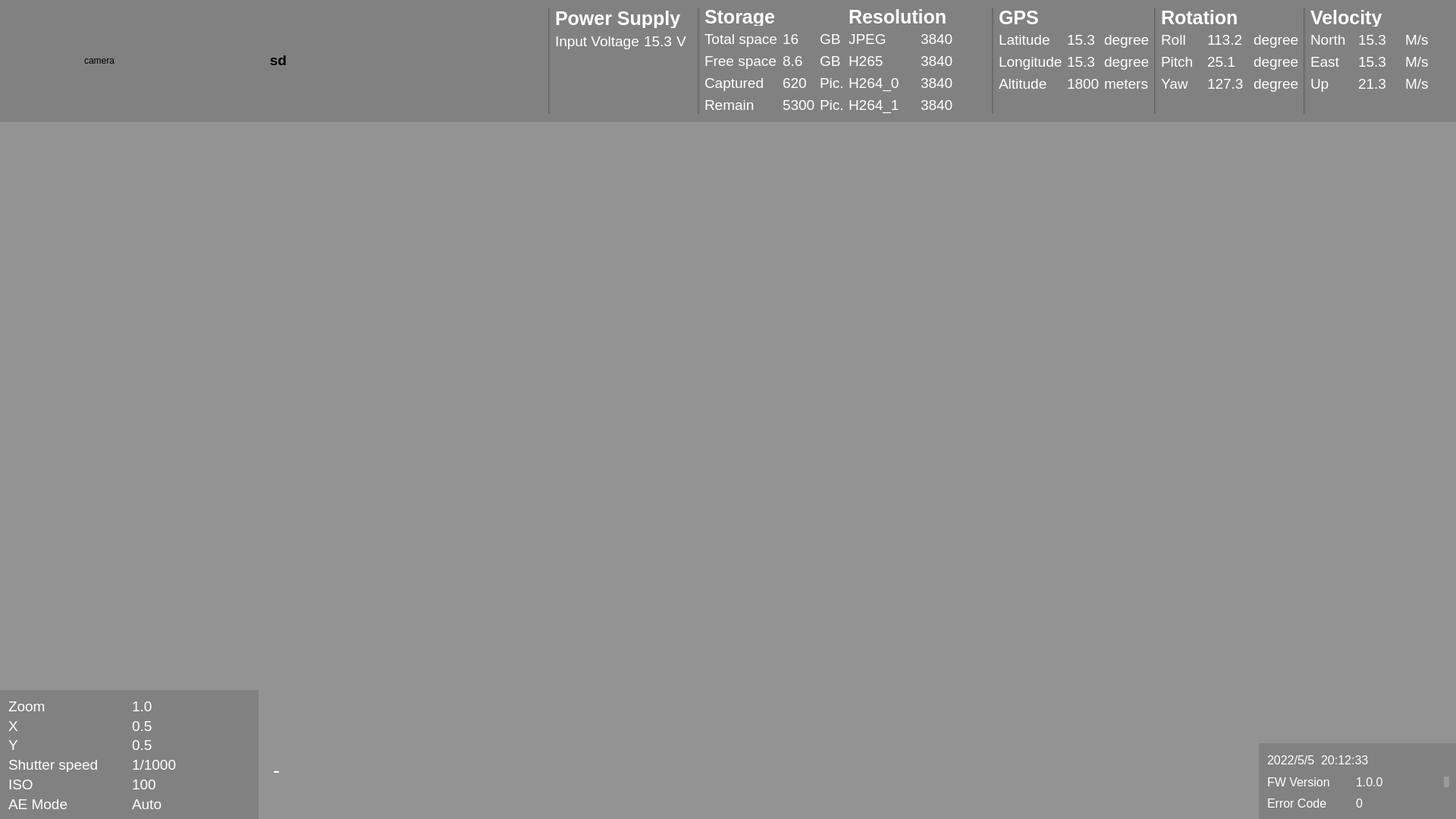
<?xml version="1.0" encoding="UTF-8"?>
<ui version="4.0">
 <class>Widget</class>
 <widget class="QWidget" name="Widget">
  <property name="geometry">
   <rect>
    <x>0</x>
    <y>0</y>
    <width>1920</width>
    <height>1080</height>
   </rect>
  </property>
  <property name="sizePolicy">
   <sizepolicy hsizetype="Expanding" vsizetype="Expanding">
    <horstretch>0</horstretch>
    <verstretch>0</verstretch>
   </sizepolicy>
  </property>
  <property name="windowTitle">
   <string>Widget</string>
  </property>
  <property name="autoFillBackground">
   <bool>false</bool>
  </property>
  <property name="styleSheet">
   <string notr="true">background:rgba(111, 111, 111,128)</string>
  </property>
  <widget class="QLabel" name="label_message">
   <property name="geometry">
    <rect>
     <x>360</x>
     <y>990</y>
     <width>1041</width>
     <height>51</height>
    </rect>
   </property>
   <property name="sizePolicy">
    <sizepolicy hsizetype="Preferred" vsizetype="Preferred">
     <horstretch>0</horstretch>
     <verstretch>0</verstretch>
    </sizepolicy>
   </property>
   <property name="font">
    <font>
     <pointsize>20</pointsize>
    </font>
   </property>
   <property name="styleSheet">
    <string notr="true">background:rgba(255, 255, 255, 0);
color : white;</string>
   </property>
   <property name="text">
    <string>-</string>
   </property>
  </widget>
  <widget class="QWidget" name="layoutWidget">
   <property name="geometry">
    <rect>
     <x>1660</x>
     <y>980</y>
     <width>262</width>
     <height>102</height>
    </rect>
   </property>
   <layout class="QGridLayout" name="gridLayout_5">
    <item row="1" column="0">
     <widget class="QLabel" name="label_42">
      <property name="font">
       <font>
        <pointsize>12</pointsize>
       </font>
      </property>
      <property name="styleSheet">
       <string notr="true">background:rgba(255, 255, 255, 0);
color:white</string>
      </property>
      <property name="text">
       <string>FW Version</string>
      </property>
     </widget>
    </item>
    <item row="2" column="0">
     <widget class="QLabel" name="label_43">
      <property name="font">
       <font>
        <pointsize>12</pointsize>
       </font>
      </property>
      <property name="styleSheet">
       <string notr="true">background:rgba(255, 255, 255, 0);
color:white</string>
      </property>
      <property name="text">
       <string>Error Code</string>
      </property>
     </widget>
    </item>
    <item row="1" column="1">
     <widget class="QLabel" name="label_sw_ver">
      <property name="font">
       <font>
        <pointsize>12</pointsize>
       </font>
      </property>
      <property name="styleSheet">
       <string notr="true">background:rgba(255, 255, 255, 0);
color:white</string>
      </property>
      <property name="text">
       <string>1.0.0</string>
      </property>
     </widget>
    </item>
    <item row="0" column="0" colspan="2">
     <widget class="QLabel" name="label_time">
      <property name="font">
       <font>
        <pointsize>12</pointsize>
       </font>
      </property>
      <property name="styleSheet">
       <string notr="true">background:rgba(255, 255, 255, 0);
color:white</string>
      </property>
      <property name="text">
       <string>2022/5/5  20:12:33</string>
      </property>
     </widget>
    </item>
    <item row="2" column="1">
     <widget class="QLabel" name="label_44">
      <property name="font">
       <font>
        <pointsize>12</pointsize>
       </font>
      </property>
      <property name="styleSheet">
       <string notr="true">background:rgba(255, 255, 255, 0);
color:white</string>
      </property>
      <property name="text">
       <string>0</string>
      </property>
     </widget>
    </item>
    <item row="0" column="2" rowspan="3">
     <widget class="QLabel" name="label_company_logo">
      <property name="sizePolicy">
       <sizepolicy hsizetype="Fixed" vsizetype="Fixed">
        <horstretch>0</horstretch>
        <verstretch>0</verstretch>
       </sizepolicy>
      </property>
      <property name="styleSheet">
       <string notr="true">background:rgba(255, 255, 255, 50)</string>
      </property>
      <property name="text">
       <string/>
      </property>
      <property name="pixmap">
       <pixmap resource="resources.qrc">:/res/feituo_with_text.png</pixmap>
      </property>
      <property name="scaledContents">
       <bool>true</bool>
      </property>
      <property name="alignment">
       <set>Qt::AlignCenter</set>
      </property>
     </widget>
    </item>
   </layout>
  </widget>
  <widget class="QWidget" name="layoutWidget">
   <property name="geometry">
    <rect>
     <x>0</x>
     <y>910</y>
     <width>341</width>
     <height>170</height>
    </rect>
   </property>
   <layout class="QGridLayout" name="gridLayout_4">
    <item row="0" column="0">
     <widget class="QLabel" name="label_34">
      <property name="font">
       <font>
        <pointsize>14</pointsize>
       </font>
      </property>
      <property name="styleSheet">
       <string notr="true">background:rgba(255, 255, 255, 0);
color:white</string>
      </property>
      <property name="text">
       <string>Zoom</string>
      </property>
     </widget>
    </item>
    <item row="1" column="0">
     <widget class="QLabel" name="label_38">
      <property name="font">
       <font>
        <pointsize>14</pointsize>
       </font>
      </property>
      <property name="styleSheet">
       <string notr="true">background:rgba(255, 255, 255, 0);
color:white</string>
      </property>
      <property name="text">
       <string>X</string>
      </property>
     </widget>
    </item>
    <item row="2" column="0">
     <widget class="QLabel" name="label_45">
      <property name="font">
       <font>
        <pointsize>14</pointsize>
       </font>
      </property>
      <property name="styleSheet">
       <string notr="true">background:rgba(255, 255, 255, 0);
color:white</string>
      </property>
      <property name="text">
       <string>Y</string>
      </property>
     </widget>
    </item>
    <item row="3" column="2">
     <widget class="QLabel" name="label_shutter_speed">
      <property name="font">
       <font>
        <pointsize>14</pointsize>
       </font>
      </property>
      <property name="styleSheet">
       <string notr="true">background:rgba(255, 255, 255, 0);
color:white</string>
      </property>
      <property name="text">
       <string>1/1000</string>
      </property>
     </widget>
    </item>
    <item row="4" column="0">
     <widget class="QLabel" name="label_36">
      <property name="font">
       <font>
        <pointsize>14</pointsize>
       </font>
      </property>
      <property name="styleSheet">
       <string notr="true">background:rgba(255, 255, 255, 0);
color:white</string>
      </property>
      <property name="text">
       <string>ISO</string>
      </property>
     </widget>
    </item>
    <item row="6" column="2">
     <widget class="QLabel" name="label_ae_mode">
      <property name="font">
       <font>
        <pointsize>14</pointsize>
       </font>
      </property>
      <property name="styleSheet">
       <string notr="true">background:rgba(255, 255, 255, 0);
color:white</string>
      </property>
      <property name="text">
       <string>Auto</string>
      </property>
     </widget>
    </item>
    <item row="0" column="2">
     <widget class="QLabel" name="label_zoom">
      <property name="font">
       <font>
        <pointsize>14</pointsize>
       </font>
      </property>
      <property name="styleSheet">
       <string notr="true">background:rgba(255, 255, 255, 0);
color:white</string>
      </property>
      <property name="text">
       <string>1.0</string>
      </property>
     </widget>
    </item>
    <item row="6" column="0">
     <widget class="QLabel" name="label_37">
      <property name="font">
       <font>
        <pointsize>14</pointsize>
       </font>
      </property>
      <property name="styleSheet">
       <string notr="true">background:rgba(255, 255, 255, 0);
color:white</string>
      </property>
      <property name="text">
       <string>AE Mode</string>
      </property>
     </widget>
    </item>
    <item row="4" column="2">
     <widget class="QLabel" name="label_iso">
      <property name="font">
       <font>
        <pointsize>14</pointsize>
       </font>
      </property>
      <property name="styleSheet">
       <string notr="true">background:rgba(255, 255, 255, 0);
color:white</string>
      </property>
      <property name="text">
       <string>100</string>
      </property>
     </widget>
    </item>
    <item row="3" column="0">
     <widget class="QLabel" name="label_35">
      <property name="font">
       <font>
        <pointsize>14</pointsize>
       </font>
      </property>
      <property name="styleSheet">
       <string notr="true">background:rgba(255, 255, 255, 0);
color:white</string>
      </property>
      <property name="text">
       <string>Shutter speed</string>
      </property>
     </widget>
    </item>
    <item row="1" column="2">
     <widget class="QLabel" name="label_zoom_x">
      <property name="font">
       <font>
        <pointsize>14</pointsize>
       </font>
      </property>
      <property name="styleSheet">
       <string notr="true">background:rgba(255, 255, 255, 0);
color:white</string>
      </property>
      <property name="text">
       <string>0.5</string>
      </property>
     </widget>
    </item>
    <item row="2" column="2">
     <widget class="QLabel" name="label_zoom_y">
      <property name="font">
       <font>
        <pointsize>14</pointsize>
       </font>
      </property>
      <property name="styleSheet">
       <string notr="true">background:rgba(255, 255, 255, 0);
color:white</string>
      </property>
      <property name="text">
       <string>0.5</string>
      </property>
     </widget>
    </item>
   </layout>
  </widget>
  <widget class="QWidget" name="layoutWidget">
   <property name="geometry">
    <rect>
     <x>0</x>
     <y>0</y>
     <width>1921</width>
     <height>161</height>
    </rect>
   </property>
   <layout class="QHBoxLayout" name="horizontalLayout">
    <property name="sizeConstraint">
     <enum>QLayout::SetDefaultConstraint</enum>
    </property>
    <item>
     <spacer name="horizontalSpacer_2">
      <property name="orientation">
       <enum>Qt::Horizontal</enum>
      </property>
      <property name="sizeType">
       <enum>QSizePolicy::Fixed</enum>
      </property>
      <property name="sizeHint" stdset="0">
       <size>
        <width>100</width>
        <height>20</height>
       </size>
      </property>
     </spacer>
    </item>
    <item>
     <widget class="QLabel" name="label_camera_model">
      <property name="maximumSize">
       <size>
        <width>100</width>
        <height>100</height>
       </size>
      </property>
      <property name="styleSheet">
       <string notr="true">background:rgba(255, 255, 255, 0)</string>
      </property>
      <property name="text">
       <string>camera</string>
      </property>
      <property name="scaledContents">
       <bool>true</bool>
      </property>
     </widget>
    </item>
    <item>
     <spacer name="horizontalSpacer_3">
      <property name="orientation">
       <enum>Qt::Horizontal</enum>
      </property>
      <property name="sizeType">
       <enum>QSizePolicy::Fixed</enum>
      </property>
      <property name="sizeHint" stdset="0">
       <size>
        <width>100</width>
        <height>20</height>
       </size>
      </property>
     </spacer>
    </item>
    <item>
     <widget class="QLabel" name="label_sdcard_exist">
      <property name="maximumSize">
       <size>
        <width>100</width>
        <height>100</height>
       </size>
      </property>
      <property name="styleSheet">
       <string notr="true">background:rgba(255, 255, 255, 0)</string>
      </property>
      <property name="text">
       <string>&lt;html&gt;&lt;head/&gt;&lt;body&gt;&lt;p align=&quot;center&quot;&gt;&lt;span style=&quot; font-size:14pt; font-weight:600;&quot;&gt;sd&lt;/span&gt;&lt;/p&gt;&lt;/body&gt;&lt;/html&gt;</string>
      </property>
      <property name="scaledContents">
       <bool>true</bool>
      </property>
      <property name="alignment">
       <set>Qt::AlignCenter</set>
      </property>
     </widget>
    </item>
    <item>
     <spacer name="horizontalSpacer">
      <property name="orientation">
       <enum>Qt::Horizontal</enum>
      </property>
      <property name="sizeType">
       <enum>QSizePolicy::Fixed</enum>
      </property>
      <property name="sizeHint" stdset="0">
       <size>
        <width>300</width>
        <height>20</height>
       </size>
      </property>
     </spacer>
    </item>
    <item>
     <widget class="Line" name="line_6">
      <property name="orientation">
       <enum>Qt::Vertical</enum>
      </property>
     </widget>
    </item>
    <item>
     <layout class="QGridLayout" name="gridLayout_6" rowstretch="0,0,0,0,0">
      <item row="1" column="1">
       <widget class="QLabel" name="label_input_pwr">
        <property name="font">
         <font>
          <pointsize>14</pointsize>
         </font>
        </property>
        <property name="styleSheet">
         <string notr="true">background:rgba(255, 255, 255, 0);
color:white</string>
        </property>
        <property name="text">
         <string>15.3</string>
        </property>
       </widget>
      </item>
      <item row="3" column="0">
       <widget class="QLabel" name="label_39">
        <property name="font">
         <font>
          <pointsize>14</pointsize>
         </font>
        </property>
        <property name="styleSheet">
         <string notr="true">background:rgba(255, 255, 255, 0);
color:white</string>
        </property>
        <property name="text">
         <string/>
        </property>
       </widget>
      </item>
      <item row="1" column="0">
       <widget class="QLabel" name="label_41">
        <property name="font">
         <font>
          <pointsize>14</pointsize>
         </font>
        </property>
        <property name="styleSheet">
         <string notr="true">background:rgba(255, 255, 255, 0);
color:white</string>
        </property>
        <property name="text">
         <string>Input Voltage</string>
        </property>
       </widget>
      </item>
      <item row="4" column="0">
       <widget class="QLabel" name="label_46">
        <property name="font">
         <font>
          <pointsize>14</pointsize>
         </font>
        </property>
        <property name="styleSheet">
         <string notr="true">background:rgba(255, 255, 255, 0);
color:white</string>
        </property>
        <property name="text">
         <string/>
        </property>
       </widget>
      </item>
      <item row="1" column="2">
       <widget class="QLabel" name="label_47">
        <property name="font">
         <font>
          <pointsize>14</pointsize>
         </font>
        </property>
        <property name="styleSheet">
         <string notr="true">background:rgba(255, 255, 255, 0);
color:white</string>
        </property>
        <property name="text">
         <string>V</string>
        </property>
       </widget>
      </item>
      <item row="2" column="0">
       <widget class="QLabel" name="label_48">
        <property name="font">
         <font>
          <pointsize>14</pointsize>
         </font>
        </property>
        <property name="styleSheet">
         <string notr="true">background:rgba(255, 255, 255, 0);
color:white</string>
        </property>
        <property name="text">
         <string/>
        </property>
       </widget>
      </item>
      <item row="0" column="0" colspan="3">
       <widget class="QLabel" name="label_40">
        <property name="font">
         <font>
          <pointsize>19</pointsize>
          <weight>75</weight>
          <italic>false</italic>
          <bold>true</bold>
          <underline>false</underline>
          <strikeout>false</strikeout>
          <stylestrategy>PreferDefault</stylestrategy>
         </font>
        </property>
        <property name="styleSheet">
         <string notr="true">background:rgba(255, 255, 255, 0);
color:white</string>
        </property>
        <property name="text">
         <string>Power Supply</string>
        </property>
        <property name="textFormat">
         <enum>Qt::AutoText</enum>
        </property>
       </widget>
      </item>
     </layout>
    </item>
    <item>
     <widget class="Line" name="line_4">
      <property name="orientation">
       <enum>Qt::Vertical</enum>
      </property>
     </widget>
    </item>
    <item>
     <layout class="QGridLayout" name="gridLayout" columnstretch="0,0,0,0">
      <property name="sizeConstraint">
       <enum>QLayout::SetDefaultConstraint</enum>
      </property>
      <property name="leftMargin">
       <number>0</number>
      </property>
      <item row="1" column="1">
       <widget class="QLabel" name="label_3">
        <property name="font">
         <font>
          <pointsize>14</pointsize>
          <kerning>true</kerning>
         </font>
        </property>
        <property name="autoFillBackground">
         <bool>false</bool>
        </property>
        <property name="styleSheet">
         <string notr="true">background:rgba(255, 255, 255, 0);
color:white</string>
        </property>
        <property name="text">
         <string>Total space</string>
        </property>
        <property name="scaledContents">
         <bool>false</bool>
        </property>
       </widget>
      </item>
      <item row="1" column="3">
       <widget class="QLabel" name="label_2">
        <property name="font">
         <font>
          <pointsize>14</pointsize>
         </font>
        </property>
        <property name="autoFillBackground">
         <bool>false</bool>
        </property>
        <property name="styleSheet">
         <string notr="true">background:rgba(255, 255, 255, 0);
color:white</string>
        </property>
        <property name="text">
         <string>GB</string>
        </property>
        <property name="scaledContents">
         <bool>false</bool>
        </property>
       </widget>
      </item>
      <item row="2" column="1">
       <widget class="QLabel" name="label_5">
        <property name="font">
         <font>
          <pointsize>14</pointsize>
         </font>
        </property>
        <property name="autoFillBackground">
         <bool>false</bool>
        </property>
        <property name="styleSheet">
         <string notr="true">background:rgba(255, 255, 255, 0);
color:white</string>
        </property>
        <property name="text">
         <string>Free space</string>
        </property>
        <property name="scaledContents">
         <bool>false</bool>
        </property>
       </widget>
      </item>
      <item row="3" column="1">
       <widget class="QLabel" name="label_8">
        <property name="font">
         <font>
          <pointsize>14</pointsize>
         </font>
        </property>
        <property name="autoFillBackground">
         <bool>false</bool>
        </property>
        <property name="styleSheet">
         <string notr="true">background:rgba(255, 255, 255, 0);
color:white</string>
        </property>
        <property name="text">
         <string>Captured</string>
        </property>
        <property name="scaledContents">
         <bool>false</bool>
        </property>
       </widget>
      </item>
      <item row="3" column="3">
       <widget class="QLabel" name="label_10">
        <property name="font">
         <font>
          <pointsize>14</pointsize>
         </font>
        </property>
        <property name="autoFillBackground">
         <bool>false</bool>
        </property>
        <property name="styleSheet">
         <string notr="true">background:rgba(255, 255, 255, 0);
color:white</string>
        </property>
        <property name="text">
         <string>Pic.</string>
        </property>
        <property name="scaledContents">
         <bool>false</bool>
        </property>
       </widget>
      </item>
      <item row="4" column="1">
       <widget class="QLabel" name="label_9">
        <property name="font">
         <font>
          <pointsize>14</pointsize>
         </font>
        </property>
        <property name="autoFillBackground">
         <bool>false</bool>
        </property>
        <property name="styleSheet">
         <string notr="true">background:rgba(255, 255, 255, 0);
color:white</string>
        </property>
        <property name="text">
         <string>Remain</string>
        </property>
        <property name="scaledContents">
         <bool>false</bool>
        </property>
       </widget>
      </item>
      <item row="2" column="3">
       <widget class="QLabel" name="label_7">
        <property name="font">
         <font>
          <pointsize>14</pointsize>
         </font>
        </property>
        <property name="autoFillBackground">
         <bool>false</bool>
        </property>
        <property name="styleSheet">
         <string notr="true">background:rgba(255, 255, 255, 0);
color:white</string>
        </property>
        <property name="text">
         <string>GB</string>
        </property>
        <property name="scaledContents">
         <bool>false</bool>
        </property>
       </widget>
      </item>
      <item row="4" column="3">
       <widget class="QLabel" name="label_11">
        <property name="font">
         <font>
          <pointsize>14</pointsize>
         </font>
        </property>
        <property name="autoFillBackground">
         <bool>false</bool>
        </property>
        <property name="styleSheet">
         <string notr="true">background:rgba(255, 255, 255, 0);
color:white</string>
        </property>
        <property name="text">
         <string>Pic.</string>
        </property>
        <property name="scaledContents">
         <bool>false</bool>
        </property>
       </widget>
      </item>
      <item row="3" column="2">
       <widget class="QLabel" name="label_pic_captured">
        <property name="font">
         <font>
          <pointsize>14</pointsize>
         </font>
        </property>
        <property name="autoFillBackground">
         <bool>false</bool>
        </property>
        <property name="styleSheet">
         <string notr="true">background:rgba(255, 255, 255, 0);
color:white</string>
        </property>
        <property name="text">
         <string>620</string>
        </property>
        <property name="scaledContents">
         <bool>false</bool>
        </property>
       </widget>
      </item>
      <item row="2" column="2">
       <widget class="QLabel" name="label_sd_free">
        <property name="font">
         <font>
          <pointsize>14</pointsize>
         </font>
        </property>
        <property name="autoFillBackground">
         <bool>false</bool>
        </property>
        <property name="styleSheet">
         <string notr="true">background:rgba(255, 255, 255, 0);
color:white</string>
        </property>
        <property name="text">
         <string>8.6</string>
        </property>
        <property name="scaledContents">
         <bool>false</bool>
        </property>
       </widget>
      </item>
      <item row="4" column="2">
       <widget class="QLabel" name="label_pic_remain">
        <property name="font">
         <font>
          <pointsize>14</pointsize>
         </font>
        </property>
        <property name="autoFillBackground">
         <bool>false</bool>
        </property>
        <property name="styleSheet">
         <string notr="true">background:rgba(255, 255, 255, 0);
color:white</string>
        </property>
        <property name="text">
         <string>5300</string>
        </property>
        <property name="scaledContents">
         <bool>false</bool>
        </property>
       </widget>
      </item>
      <item row="1" column="2">
       <widget class="QLabel" name="label_sd_space">
        <property name="font">
         <font>
          <pointsize>14</pointsize>
         </font>
        </property>
        <property name="autoFillBackground">
         <bool>false</bool>
        </property>
        <property name="styleSheet">
         <string notr="true">background:rgba(255, 255, 255, 0);
color:white</string>
        </property>
        <property name="text">
         <string>16</string>
        </property>
        <property name="scaledContents">
         <bool>false</bool>
        </property>
       </widget>
      </item>
      <item row="0" column="1" colspan="3">
       <widget class="QLabel" name="label">
        <property name="font">
         <font>
          <pointsize>19</pointsize>
          <weight>75</weight>
          <bold>true</bold>
         </font>
        </property>
        <property name="autoFillBackground">
         <bool>false</bool>
        </property>
        <property name="styleSheet">
         <string notr="true">background:rgba(255, 255, 255, 0);
color:white</string>
        </property>
        <property name="text">
         <string>Storage</string>
        </property>
        <property name="scaledContents">
         <bool>false</bool>
        </property>
       </widget>
      </item>
     </layout>
    </item>
    <item>
     <layout class="QGridLayout" name="gridLayout_2">
      <property name="verticalSpacing">
       <number>6</number>
      </property>
      <item row="3" column="1">
       <widget class="QLabel" name="label_2640_res">
        <property name="font">
         <font>
          <pointsize>14</pointsize>
         </font>
        </property>
        <property name="styleSheet">
         <string notr="true">background:rgba(255, 255, 255, 0);
color : white;</string>
        </property>
        <property name="text">
         <string>3840</string>
        </property>
       </widget>
      </item>
      <item row="4" column="1">
       <widget class="QLabel" name="label_2641_res">
        <property name="font">
         <font>
          <pointsize>14</pointsize>
         </font>
        </property>
        <property name="styleSheet">
         <string notr="true">background:rgba(255, 255, 255, 0);
color : white;</string>
        </property>
        <property name="text">
         <string>3840</string>
        </property>
       </widget>
      </item>
      <item row="4" column="0">
       <widget class="QLabel" name="label_16">
        <property name="font">
         <font>
          <pointsize>14</pointsize>
         </font>
        </property>
        <property name="styleSheet">
         <string notr="true">background:rgba(255, 255, 255, 0);
color : white;</string>
        </property>
        <property name="text">
         <string>H264_1</string>
        </property>
       </widget>
      </item>
      <item row="1" column="0">
       <widget class="QLabel" name="label_15">
        <property name="font">
         <font>
          <pointsize>14</pointsize>
         </font>
        </property>
        <property name="styleSheet">
         <string notr="true">background:rgba(255, 255, 255, 0);
color : white;</string>
        </property>
        <property name="text">
         <string>JPEG</string>
        </property>
       </widget>
      </item>
      <item row="3" column="0">
       <widget class="QLabel" name="label_17">
        <property name="font">
         <font>
          <pointsize>14</pointsize>
         </font>
        </property>
        <property name="styleSheet">
         <string notr="true">background:rgba(255, 255, 255, 0);
color : white;</string>
        </property>
        <property name="text">
         <string>H264_0</string>
        </property>
       </widget>
      </item>
      <item row="2" column="1">
       <widget class="QLabel" name="label_265_res">
        <property name="font">
         <font>
          <pointsize>14</pointsize>
         </font>
        </property>
        <property name="styleSheet">
         <string notr="true">background:rgba(255, 255, 255, 0);
color : white;</string>
        </property>
        <property name="text">
         <string>3840</string>
        </property>
       </widget>
      </item>
      <item row="2" column="0">
       <widget class="QLabel" name="label_18">
        <property name="font">
         <font>
          <pointsize>14</pointsize>
         </font>
        </property>
        <property name="styleSheet">
         <string notr="true">background:rgba(255, 255, 255, 0);
color : white;</string>
        </property>
        <property name="text">
         <string>H265</string>
        </property>
       </widget>
      </item>
      <item row="1" column="1">
       <widget class="QLabel" name="label_jpeg_res">
        <property name="font">
         <font>
          <pointsize>14</pointsize>
         </font>
        </property>
        <property name="styleSheet">
         <string notr="true">background:rgba(255, 255, 255, 0);
color : white;</string>
        </property>
        <property name="text">
         <string>3840</string>
        </property>
       </widget>
      </item>
      <item row="0" column="0" colspan="2">
       <widget class="QLabel" name="label_14">
        <property name="font">
         <font>
          <pointsize>19</pointsize>
          <weight>75</weight>
          <bold>true</bold>
         </font>
        </property>
        <property name="styleSheet">
         <string notr="true">background:rgba(255, 255, 255, 0);
color : white;</string>
        </property>
        <property name="text">
         <string>Resolution</string>
        </property>
       </widget>
      </item>
     </layout>
    </item>
    <item>
     <widget class="Line" name="line_2">
      <property name="orientation">
       <enum>Qt::Vertical</enum>
      </property>
     </widget>
    </item>
    <item>
     <layout class="QGridLayout" name="gridLayout_10" rowstretch="0,0,0,0,0">
      <item row="2" column="1">
       <widget class="QLabel" name="label_longitude">
        <property name="font">
         <font>
          <pointsize>14</pointsize>
         </font>
        </property>
        <property name="styleSheet">
         <string notr="true">background:rgba(255, 255, 255, 0);
color:white</string>
        </property>
        <property name="text">
         <string>15.3</string>
        </property>
       </widget>
      </item>
      <item row="3" column="1">
       <widget class="QLabel" name="label_altitude">
        <property name="font">
         <font>
          <pointsize>14</pointsize>
         </font>
        </property>
        <property name="styleSheet">
         <string notr="true">background:rgba(255, 255, 255, 0);
color:white</string>
        </property>
        <property name="text">
         <string>1800</string>
        </property>
       </widget>
      </item>
      <item row="2" column="2">
       <widget class="QLabel" name="label_70">
        <property name="font">
         <font>
          <pointsize>14</pointsize>
         </font>
        </property>
        <property name="styleSheet">
         <string notr="true">background:rgba(255, 255, 255, 0);
color:white</string>
        </property>
        <property name="text">
         <string>degree</string>
        </property>
       </widget>
      </item>
      <item row="1" column="0">
       <widget class="QLabel" name="label_71">
        <property name="font">
         <font>
          <pointsize>14</pointsize>
         </font>
        </property>
        <property name="styleSheet">
         <string notr="true">background:rgba(255, 255, 255, 0);
color:white</string>
        </property>
        <property name="text">
         <string>Latitude</string>
        </property>
       </widget>
      </item>
      <item row="4" column="0">
       <widget class="QLabel" name="label_72">
        <property name="font">
         <font>
          <pointsize>14</pointsize>
         </font>
        </property>
        <property name="styleSheet">
         <string notr="true">background:rgba(255, 255, 255, 0);
color:white</string>
        </property>
        <property name="text">
         <string/>
        </property>
       </widget>
      </item>
      <item row="1" column="2">
       <widget class="QLabel" name="label_73">
        <property name="font">
         <font>
          <pointsize>14</pointsize>
         </font>
        </property>
        <property name="styleSheet">
         <string notr="true">background:rgba(255, 255, 255, 0);
color:white</string>
        </property>
        <property name="text">
         <string>degree</string>
        </property>
       </widget>
      </item>
      <item row="2" column="0">
       <widget class="QLabel" name="label_74">
        <property name="font">
         <font>
          <pointsize>14</pointsize>
         </font>
        </property>
        <property name="styleSheet">
         <string notr="true">background:rgba(255, 255, 255, 0);
color:white</string>
        </property>
        <property name="text">
         <string>Longitude</string>
        </property>
       </widget>
      </item>
      <item row="3" column="0">
       <widget class="QLabel" name="label_75">
        <property name="font">
         <font>
          <pointsize>14</pointsize>
         </font>
        </property>
        <property name="styleSheet">
         <string notr="true">background:rgba(255, 255, 255, 0);
color:white</string>
        </property>
        <property name="text">
         <string>Altitude</string>
        </property>
       </widget>
      </item>
      <item row="0" column="0" colspan="3">
       <widget class="QLabel" name="label_76">
        <property name="font">
         <font>
          <pointsize>19</pointsize>
          <weight>75</weight>
          <italic>false</italic>
          <bold>true</bold>
          <underline>false</underline>
          <strikeout>false</strikeout>
          <stylestrategy>PreferDefault</stylestrategy>
         </font>
        </property>
        <property name="styleSheet">
         <string notr="true">background:rgba(255, 255, 255, 0);
color:white</string>
        </property>
        <property name="text">
         <string>GPS</string>
        </property>
        <property name="textFormat">
         <enum>Qt::AutoText</enum>
        </property>
       </widget>
      </item>
      <item row="1" column="1">
       <widget class="QLabel" name="label_latitude">
        <property name="font">
         <font>
          <pointsize>14</pointsize>
         </font>
        </property>
        <property name="styleSheet">
         <string notr="true">background:rgba(255, 255, 255, 0);
color:white</string>
        </property>
        <property name="text">
         <string>15.3</string>
        </property>
       </widget>
      </item>
      <item row="3" column="2">
       <widget class="QLabel" name="label_104">
        <property name="font">
         <font>
          <pointsize>14</pointsize>
         </font>
        </property>
        <property name="styleSheet">
         <string notr="true">background:rgba(255, 255, 255, 0);
color:white</string>
        </property>
        <property name="text">
         <string>meters</string>
        </property>
       </widget>
      </item>
     </layout>
    </item>
    <item>
     <widget class="Line" name="line_3">
      <property name="orientation">
       <enum>Qt::Vertical</enum>
      </property>
     </widget>
    </item>
    <item>
     <layout class="QGridLayout" name="gridLayout_9" rowstretch="0,0,0,0,0">
      <item row="2" column="1">
       <widget class="QLabel" name="label_pitch">
        <property name="font">
         <font>
          <pointsize>14</pointsize>
         </font>
        </property>
        <property name="styleSheet">
         <string notr="true">background:rgba(255, 255, 255, 0);
color:white</string>
        </property>
        <property name="text">
         <string>25.1</string>
        </property>
       </widget>
      </item>
      <item row="3" column="1">
       <widget class="QLabel" name="label_yaw">
        <property name="font">
         <font>
          <pointsize>14</pointsize>
         </font>
        </property>
        <property name="styleSheet">
         <string notr="true">background:rgba(255, 255, 255, 0);
color:white</string>
        </property>
        <property name="text">
         <string>127.3</string>
        </property>
       </widget>
      </item>
      <item row="2" column="2">
       <widget class="QLabel" name="label_63">
        <property name="font">
         <font>
          <pointsize>14</pointsize>
         </font>
        </property>
        <property name="styleSheet">
         <string notr="true">background:rgba(255, 255, 255, 0);
color:white</string>
        </property>
        <property name="text">
         <string>degree</string>
        </property>
       </widget>
      </item>
      <item row="1" column="0">
       <widget class="QLabel" name="label_64">
        <property name="font">
         <font>
          <pointsize>14</pointsize>
         </font>
        </property>
        <property name="styleSheet">
         <string notr="true">background:rgba(255, 255, 255, 0);
color:white</string>
        </property>
        <property name="text">
         <string>Roll</string>
        </property>
       </widget>
      </item>
      <item row="4" column="0">
       <widget class="QLabel" name="label_65">
        <property name="font">
         <font>
          <pointsize>14</pointsize>
         </font>
        </property>
        <property name="styleSheet">
         <string notr="true">background:rgba(255, 255, 255, 0);
color:white</string>
        </property>
        <property name="text">
         <string/>
        </property>
       </widget>
      </item>
      <item row="1" column="2">
       <widget class="QLabel" name="label_66">
        <property name="font">
         <font>
          <pointsize>14</pointsize>
         </font>
        </property>
        <property name="styleSheet">
         <string notr="true">background:rgba(255, 255, 255, 0);
color:white</string>
        </property>
        <property name="text">
         <string>degree</string>
        </property>
       </widget>
      </item>
      <item row="2" column="0">
       <widget class="QLabel" name="label_67">
        <property name="font">
         <font>
          <pointsize>14</pointsize>
         </font>
        </property>
        <property name="styleSheet">
         <string notr="true">background:rgba(255, 255, 255, 0);
color:white</string>
        </property>
        <property name="text">
         <string>Pitch</string>
        </property>
       </widget>
      </item>
      <item row="3" column="0">
       <widget class="QLabel" name="label_68">
        <property name="font">
         <font>
          <pointsize>14</pointsize>
         </font>
        </property>
        <property name="styleSheet">
         <string notr="true">background:rgba(255, 255, 255, 0);
color:white</string>
        </property>
        <property name="text">
         <string>Yaw</string>
        </property>
       </widget>
      </item>
      <item row="0" column="0" colspan="3">
       <widget class="QLabel" name="label_69">
        <property name="font">
         <font>
          <pointsize>19</pointsize>
          <weight>75</weight>
          <italic>false</italic>
          <bold>true</bold>
          <underline>false</underline>
          <strikeout>false</strikeout>
          <stylestrategy>PreferDefault</stylestrategy>
         </font>
        </property>
        <property name="styleSheet">
         <string notr="true">background:rgba(255, 255, 255, 0);
color:white</string>
        </property>
        <property name="text">
         <string>Rotation</string>
        </property>
        <property name="textFormat">
         <enum>Qt::AutoText</enum>
        </property>
       </widget>
      </item>
      <item row="1" column="1">
       <widget class="QLabel" name="label_roll">
        <property name="font">
         <font>
          <pointsize>14</pointsize>
         </font>
        </property>
        <property name="styleSheet">
         <string notr="true">background:rgba(255, 255, 255, 0);
color:white</string>
        </property>
        <property name="text">
         <string>113.2</string>
        </property>
       </widget>
      </item>
      <item row="3" column="2">
       <widget class="QLabel" name="label_103">
        <property name="font">
         <font>
          <pointsize>14</pointsize>
         </font>
        </property>
        <property name="styleSheet">
         <string notr="true">background:rgba(255, 255, 255, 0);
color:white</string>
        </property>
        <property name="text">
         <string>degree</string>
        </property>
       </widget>
      </item>
     </layout>
    </item>
    <item>
     <widget class="Line" name="line_5">
      <property name="orientation">
       <enum>Qt::Vertical</enum>
      </property>
     </widget>
    </item>
    <item>
     <layout class="QGridLayout" name="gridLayout_3" rowstretch="0,0,0,0,0">
      <item row="2" column="1">
       <widget class="QLabel" name="label_ve">
        <property name="font">
         <font>
          <pointsize>14</pointsize>
         </font>
        </property>
        <property name="styleSheet">
         <string notr="true">background:rgba(255, 255, 255, 0);
color:white</string>
        </property>
        <property name="text">
         <string>15.3</string>
        </property>
       </widget>
      </item>
      <item row="3" column="1">
       <widget class="QLabel" name="label_vu">
        <property name="font">
         <font>
          <pointsize>14</pointsize>
         </font>
        </property>
        <property name="styleSheet">
         <string notr="true">background:rgba(255, 255, 255, 0);
color:white</string>
        </property>
        <property name="text">
         <string>21.3</string>
        </property>
       </widget>
      </item>
      <item row="2" column="2">
       <widget class="QLabel" name="label_49">
        <property name="font">
         <font>
          <pointsize>14</pointsize>
         </font>
        </property>
        <property name="styleSheet">
         <string notr="true">background:rgba(255, 255, 255, 0);
color:white</string>
        </property>
        <property name="text">
         <string>M/s</string>
        </property>
       </widget>
      </item>
      <item row="1" column="0">
       <widget class="QLabel" name="label_28">
        <property name="font">
         <font>
          <pointsize>14</pointsize>
         </font>
        </property>
        <property name="styleSheet">
         <string notr="true">background:rgba(255, 255, 255, 0);
color:white</string>
        </property>
        <property name="text">
         <string>North</string>
        </property>
       </widget>
      </item>
      <item row="4" column="0">
       <widget class="QLabel" name="label_33">
        <property name="font">
         <font>
          <pointsize>14</pointsize>
         </font>
        </property>
        <property name="styleSheet">
         <string notr="true">background:rgba(255, 255, 255, 0);
color:white</string>
        </property>
        <property name="text">
         <string/>
        </property>
       </widget>
      </item>
      <item row="1" column="2">
       <widget class="QLabel" name="label_30">
        <property name="font">
         <font>
          <pointsize>14</pointsize>
         </font>
        </property>
        <property name="styleSheet">
         <string notr="true">background:rgba(255, 255, 255, 0);
color:white</string>
        </property>
        <property name="text">
         <string>M/s</string>
        </property>
       </widget>
      </item>
      <item row="2" column="0">
       <widget class="QLabel" name="label_29">
        <property name="font">
         <font>
          <pointsize>14</pointsize>
         </font>
        </property>
        <property name="styleSheet">
         <string notr="true">background:rgba(255, 255, 255, 0);
color:white</string>
        </property>
        <property name="text">
         <string>East</string>
        </property>
       </widget>
      </item>
      <item row="3" column="0">
       <widget class="QLabel" name="label_50">
        <property name="font">
         <font>
          <pointsize>14</pointsize>
         </font>
        </property>
        <property name="styleSheet">
         <string notr="true">background:rgba(255, 255, 255, 0);
color:white</string>
        </property>
        <property name="text">
         <string>Up</string>
        </property>
       </widget>
      </item>
      <item row="0" column="0" colspan="3">
       <widget class="QLabel" name="label_27">
        <property name="font">
         <font>
          <pointsize>19</pointsize>
          <weight>75</weight>
          <italic>false</italic>
          <bold>true</bold>
          <underline>false</underline>
          <strikeout>false</strikeout>
          <stylestrategy>PreferDefault</stylestrategy>
         </font>
        </property>
        <property name="styleSheet">
         <string notr="true">background:rgba(255, 255, 255, 0);
color:white</string>
        </property>
        <property name="text">
         <string>Velocity</string>
        </property>
        <property name="textFormat">
         <enum>Qt::AutoText</enum>
        </property>
       </widget>
      </item>
      <item row="1" column="1">
       <widget class="QLabel" name="label_vn">
        <property name="font">
         <font>
          <pointsize>14</pointsize>
         </font>
        </property>
        <property name="styleSheet">
         <string notr="true">background:rgba(255, 255, 255, 0);
color:white</string>
        </property>
        <property name="text">
         <string>15.3</string>
        </property>
       </widget>
      </item>
      <item row="3" column="2">
       <widget class="QLabel" name="label_100">
        <property name="font">
         <font>
          <pointsize>14</pointsize>
         </font>
        </property>
        <property name="styleSheet">
         <string notr="true">background:rgba(255, 255, 255, 0);
color:white</string>
        </property>
        <property name="text">
         <string>M/s</string>
        </property>
       </widget>
      </item>
     </layout>
    </item>
   </layout>
  </widget>
 </widget>
 <layoutdefault spacing="6" margin="11"/>
 <resources>
  <include location="resources.qrc"/>
 </resources>
 <connections/>
</ui>
